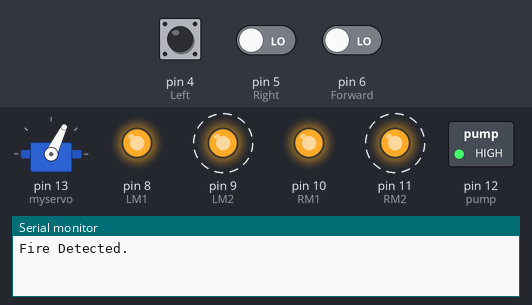
Recording of a sketch running on a simulated Arduino Uno, built with avr-gcc and run on an emulated ATmega328P. Shown: servo, switched loads named in the sketch (green lamp = pin HIGH), output pins drawn as LEDs (lit = HIGH), the last lines printed to the serial monitor. Dashed ring = blinking. Inputs (shaded band) come from the test bench; at power-on: pin 6 (Forward) LOW, pin 4 (Left) LOW, pin 5 (Right) LOW.

Above: at 2.78 s.
4.7 s: pin 6 (Forward) driven HIGH
At 6.9 s:
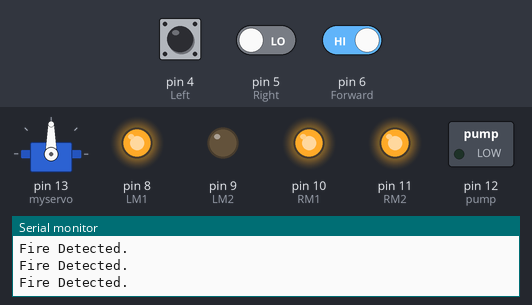
7.3 s: pin 4 (Left) pulled HIGH for 2.25 s
At 8.3 s:
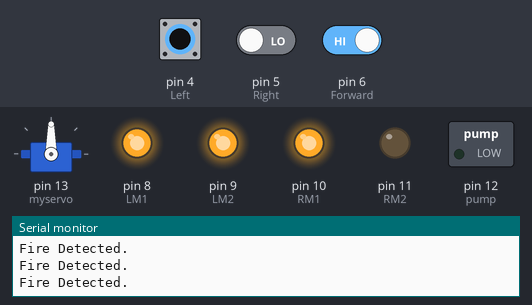
11.0 s: pin 6 (Forward) driven LOW
At 11.7 s:
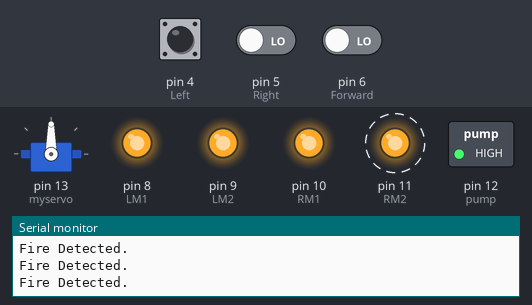
14.5 s: pin 4 (Left) driven HIGH and pin 5 (Right) driven HIGH and pin 6 (Forward) driven HIGH
At 16.3 s:
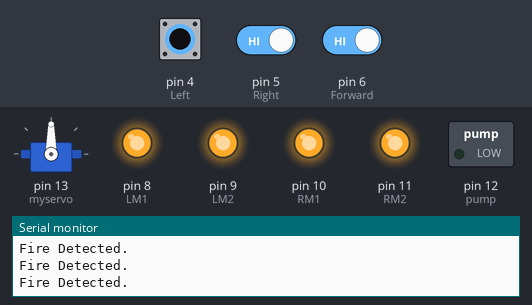
17.1 s: pin 4 (Left) driven LOW
At 18.0 s:
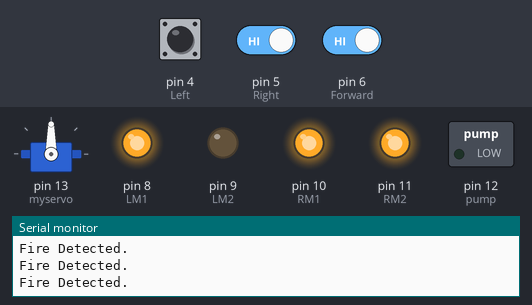
Timing chart, 0 to 20.1 s (numbered marks = the images above; inputs shaded):
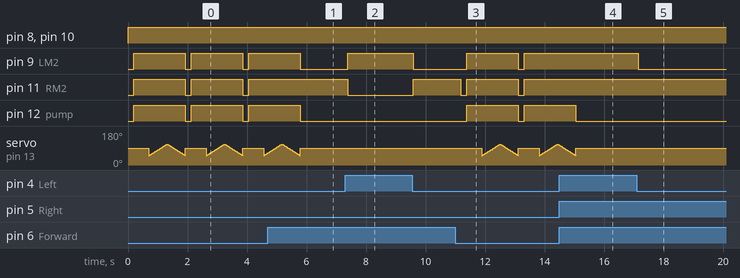

The sketch:

Fire_Fighting_Robot_Arduino.ino
```cpp
#include <Servo.h>

Servo myservo;

int pos = 0;
boolean fire = false;


#define Left 4          // left sensor
#define Right 5         // right sensor
#define Forward 6       //front sensor

#define LM1 8           // left motor
#define LM2 9           // left motor
#define RM1 10          // right motor
#define RM2 11          // right motor
#define pump 12         //water pumb


void setup()
{

  Serial.begin(9600);

  pinMode(Left, INPUT);
  pinMode(Right, INPUT);
  pinMode(Forward, INPUT);

  pinMode(LM1, OUTPUT);
  pinMode(LM2, OUTPUT);
  pinMode(RM1, OUTPUT);
  pinMode(RM2, OUTPUT);
  pinMode(pump, OUTPUT);

  myservo.attach(13);
  myservo.write(90);

}


void put_off_fire()
{


    digitalWrite(LM1, HIGH);
    digitalWrite(LM2, HIGH);
    digitalWrite(RM1, HIGH);
    digitalWrite(RM2, HIGH);
    digitalWrite(pump,HIGH);
    delay(500);


    for (pos = 50; pos <= 110; pos += 1) {
    myservo.write(pos);
    delay(10);
    }
  for (pos = 110; pos >= 50; pos -= 1) {
    myservo.write(pos);
    delay(10);
  }
  digitalWrite(pump,LOW);
  myservo.write(90);
  fire=false;
}


void loop()
{
  myservo.write(90); //Sweep_Servo();

 	 if (digitalRead(Left) ==1 && digitalRead(Right)==1 && 	digitalRead(Forward) ==1)
    {
    delay(500);
    digitalWrite(LM1, HIGH);
    digitalWrite(LM2, HIGH);
    digitalWrite(RM1, HIGH);
    digitalWrite(RM2, HIGH);
    }
    else if (digitalRead(Forward) ==0)
    {
    digitalWrite(LM1, HIGH);
    digitalWrite(LM2, LOW);
    digitalWrite(RM1, HIGH);
    digitalWrite(RM2, LOW);
    fire = true;

    }

    else if (digitalRead(Left) ==0)
    {
    digitalWrite(LM1, HIGH);
    digitalWrite(LM2, LOW);
    digitalWrite(RM1, HIGH);
    digitalWrite(RM2, HIGH);
    }

    else if (digitalRead(Right) ==0)
    {
    digitalWrite(LM1, HIGH);
    digitalWrite(LM2, HIGH);
    digitalWrite(RM1, HIGH);
    digitalWrite(RM2, LOW);
    }

    delay(200);//change this value to change the distance


     while (fire == true)
     {
      put_off_fire();
      Serial.println("Fire Detected.");
     }
}
```

Fire_Fighting_Robot_AVR.ino
```cpp

```

Measured:
- after the input at 4.7 s, pin 9 (LM2), pin 12 (pump): goes on until 5.8 s, then stays LOW; pin 11 (RM2): stays HIGH (without the input it goes to LOW after 1.1 s); servo on pin 13 (myservo): goes on until 5.8 s, then stays 90°
- after the input at 7.3 s, pin 9 (LM2): LOW → HIGH after 0.09 s, → LOW 2.2 s later; pin 11 (RM2): HIGH → LOW after 0.09 s, → HIGH 2.2 s later
- after the input at 14.5 s, pin 9 (LM2), pin 11 (RM2): stays HIGH (without the input it goes to LOW after 0.55 s); pin 12 (pump): goes on until 15.1 s, then stays LOW
- after the input at 17.1 s, pin 9 (LM2): HIGH → LOW after 0.05 s
- by itself, pin 9 (LM2), pin 11 (RM2), pin 12 (pump): alternates HIGH for 1.7 s and LOW for 0.20 s
